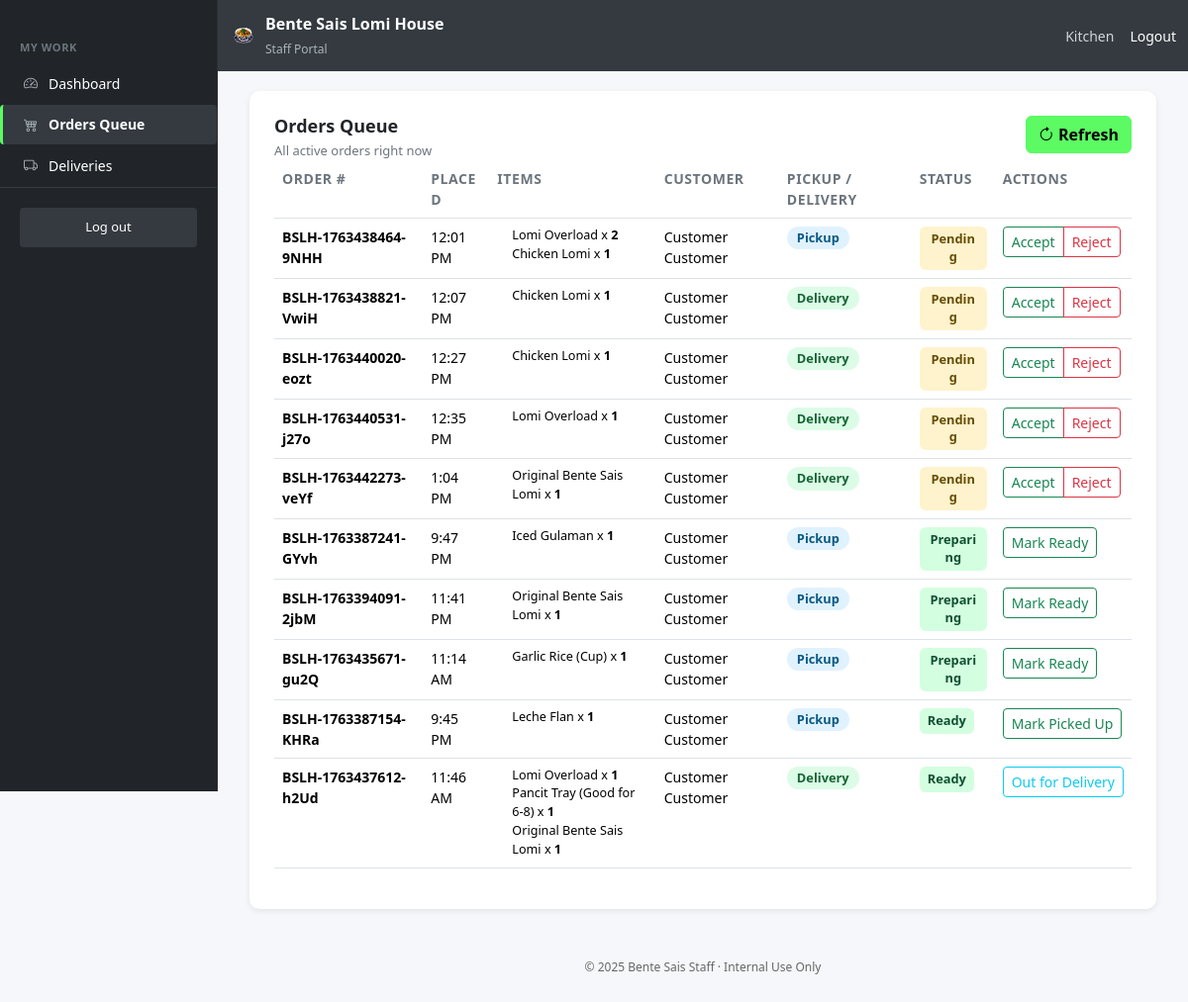
The page /staff/view_orders.php (signed in) on the database as committed earlier.
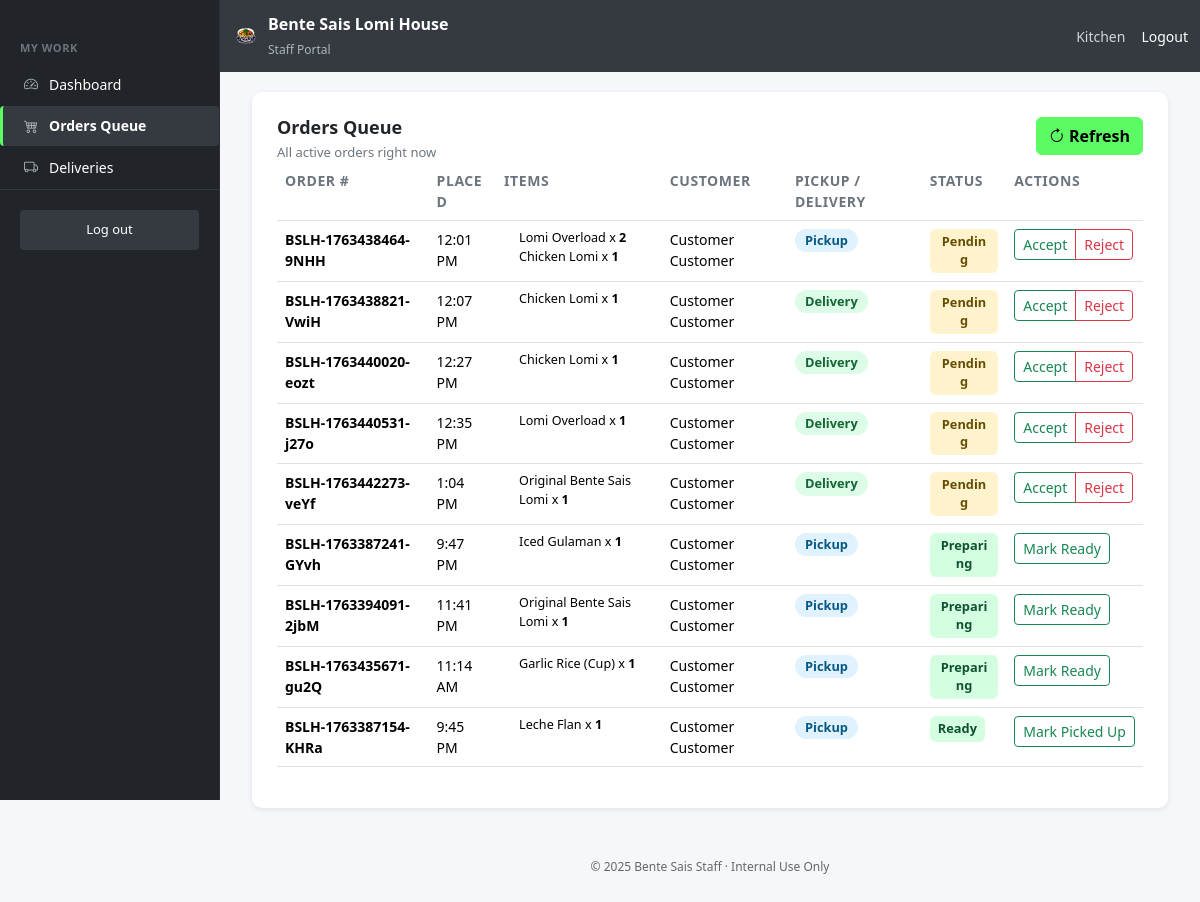
The same page on the database as committed later.
### tables this page shows
CREATE TABLE `orders` (
  `order_id` int(11) NOT NULL,
  `order_number` varchar(20) NOT NULL,
  `user_id` int(11) DEFAULT NULL,
  `order_type` enum('pickup','delivery') NOT NULL,
  `order_time` datetime NOT NULL,
  `preferred_time` datetime DEFAULT NULL,
  `status` enum('pending','confirmed','preparing','ready','out_for_delivery','delivered','completed','cancelled') DEFAULT 'pending',
  `subtotal` decimal(10,2) NOT NULL DEFAULT 0.00,
  `delivery_fee` decimal(10,2) NOT NULL DEFAULT 0.00,
  `tip_amount` decimal(10,2) NOT NULL DEFAULT 0.00,
  `total_amount` decimal(10,2) NOT NULL DEFAULT 0.00,
  `handler_id` int(11) DEFAULT NULL,
  `driver_id` int(11) DEFAULT NULL,
  `confirmed_at` datetime DEFAULT NULL,
  `preparing_at` datetime DEFAULT NULL,
  `ready_at` datetime DEFAULT NULL,
  `out_for_delivery_at` datetime DEFAULT NULL,
  `delivered_at` datetime DEFAULT NULL,
  `cancelled_at` datetime DEFAULT NULL,
  `created_at` datetime DEFAULT current_timestamp(),
  `updated_at` datetime DEFAULT current_timestamp() ON UPDATE current_timestamp()
);

CREATE TABLE `order_items` (
  `order_item_id` int(11) NOT NULL,
  `order_id` int(11) NOT NULL,
  `product_id` int(11) NOT NULL,
  `product_name` varchar(100) NOT NULL,
  `unit_price` decimal(10,2) NOT NULL,
  `quantity` int(11) NOT NULL DEFAULT 1,
  `total_price` decimal(10,2) NOT NULL,
  `special_instructions` text DEFAULT NULL,
  `created_at` datetime DEFAULT current_timestamp()
);

CREATE TABLE `order_customer_details` (
  `detail_id` int(11) NOT NULL,
  `order_id` int(11) NOT NULL,
  `customer_first_name` varchar(50) NOT NULL,
  `customer_last_name` varchar(50) NOT NULL,
  `customer_phone` varchar(20) NOT NULL,
  `customer_email` varchar(100) DEFAULT NULL,
  `order_notes` text DEFAULT NULL
);

### staff/view_orders.php (the view, shortened to what the changed rows need)
<?php
include __DIR__ . '/includes/header.php';
$orders_query = "
    SELECT
        o.order_id,
        o.order_number,
        o.order_type,
        o.status,
        o.created_at,
        ocd.customer_first_name,
        ocd.customer_last_name,
        opd.payment_method,
        opd.payment_status
    FROM orders o
    LEFT JOIN order_customer_details ocd ON o.order_id = ocd.order_id
    LEFT JOIN order_payment_details opd ON o.order_id = opd.order_id
    WHERE o.status NOT IN ('completed', 'delivered', 'cancelled')
    ORDER BY
        CASE o.status
            WHEN 'pending' THEN 1
            WHEN 'confirmed' THEN 2
            WHEN 'preparing' THEN 3
            WHEN 'ready' THEN 4
            WHEN 'out_for_delivery' THEN 5
            ELSE 6
        END,
        o.created_at ASC
    LIMIT 50;
";
$orders_result = $conn->query($orders_query);
?>
<div class="container-fluid">
  <main class="main-content">
    <section class="content-card">
      <div class="content-card-header">
        <div class="left">
          <h2>Orders Queue</h2>
        </div>
      </div>
      <div class="table-responsive">
        <table class="table table-hover orders-queue-table">
          <thead>
            <tr>
              <th>Order #</th>
              <th>Placed</th>
              <th>Items</th>
              <th>Customer</th>
              <th>Pickup / Delivery</th>
              <th>Status</th>
              <th>Actions</th>
            </tr>
          </thead>
          <tbody>
            <?php if ($orders_result && $orders_result->num_rows > 0): ?>
              <?php while($order = $orders_result->fetch_assoc()): ?>
                <?php
                  $status = $order['status'];
                  $status_map = [
                    'pending'         => 'badge-warning',
                    'confirmed'       => 'badge-success',
                    'preparing'       => 'badge-success',
                    'ready'           => 'badge-success',
                    'out_for_delivery'=> 'badge-success',
                  ];
                  $status_class   = $status_map[$status] ?? 'badge-secondary';
                  $customer_name  = htmlspecialchars(trim(($order['customer_first_name'] ?? '') . ' ' . ($order['customer_last_name'] ?? '')));
                  $order_id       = (int)$order['order_id'];
                  $payment_status = $order['payment_status'] ?? null;
                ?>
                <tr data-order-id="<?= $order_id ?>">
                  <td><strong><?= htmlspecialchars($order['order_number'] ?? $order_id) ?></strong></td>
                  <td><?= date('g:i A', strtotime($order['created_at'])) ?></td>
                  <td>
                    <ul class="list-unstyled mb-0" style="padding-left: 15px; font-size: 0.9em;">
                      <?php
                        $items_stmt = $conn->prepare("SELECT product_name, quantity FROM order_items WHERE order_id = ?");
                        $items_stmt->bind_param('i', $order_id);
                        $items_stmt->execute();
                        $items_result = $items_stmt->get_result();
                        while($item = $items_result->fetch_assoc()):
                      ?>
                        <li><?= htmlspecialchars($item['product_name']) ?> x <strong><?= (int)$item['quantity'] ?></strong></li>
                      <?php endwhile; $items_stmt->close(); ?>
                    </ul>
                  </td>
                  <td><?= $customer_name ?></td>
                  <td>
                    <?php if ($order['order_type'] == 'delivery'): ?>
                      <span class="delivery-badge">Delivery</span>
                    <?php else: ?>
                      <span class="pickup-badge">Pickup</span>
                    <?php endif; ?>
                  </td>
                  <td>
                    <span class="badge <?= $status_class ?> status-badge">
                      <?= htmlspecialchars(ucfirst(str_replace('_', ' ', $status))) ?>
                    </span>
                  </td>
                  <td class="actions-cell">
                    <div class="btn-group btn-group-sm">
                      <?php if ($status == 'pending'): ?>
                        <button class="btn btn-outline-success btn-action" data-action="confirm" data-id="<?= $order_id ?>">Accept</button>
                        <button class="btn btn-outline-danger btn-action" data-action="cancel" data-id="<?= $order_id ?>">Reject</button>
                      <?php elseif ($status == 'confirmed'): ?>
                        <button class="btn btn-outline-primary btn-action" data-action="prepare" data-id="<?= $order_id ?>">Start Prep</button>
                      <?php elseif ($status == 'preparing'): ?>
                        <button class="btn btn-outline-success btn-action" data-action="ready" data-id="<?= $order_id ?>">Mark Ready</button>
                      <?php elseif ($status == 'ready' && $order['order_type'] == 'delivery'): ?>
                        <button class="btn btn-outline-info btn-action" data-action="start_delivery" data-id="<?= $order_id ?>">Out for Delivery</button>
                      <?php elseif ($status == 'ready' && $order['order_type'] == 'pickup' && $payment_status === 'paid'): ?>
                        <button class="btn btn-outline-success btn-action" data-action="complete" data-id="<?= $order_id ?>">Mark Picked Up</button>
                      <?php elseif ($status == 'ready' && $order['order_type'] == 'pickup' && $payment_status !== 'paid'): ?>
                        <a href="pos_payment.php?order_id=<?= $order_id ?>" class="btn btn-outline-success">Take Payment</a>
                      <?php elseif ($status == 'out_for_delivery'): ?>
                         <button class="btn btn-outline-success btn-action" data-action="mark_delivered" data-id="<?= $order_id ?>">Mark Delivered</button>
                      <?php else: ?>
                         <button class="btn btn-sm btn-outline-secondary" disabled>View</button>
                      <?php endif; ?>
                    </div>
                  </td>
                </tr>
              <?php endwhile; ?>
            <?php else: ?>
              <tr>
                <td colspan="7" class="text-center text-muted">No active orders in the queue.</td>
              </tr>
            <?php endif; ?>
          </tbody>
        </table>
      </div>
    </section>
  </main>
</div>
<?php include __DIR__ . '/includes/footer.php'; ?>

Rows that differ between the two databases and show on the page:
no longer on this page (row edited): orders: order_number "BSLH-1763437612-h2Ud", created_at "11:46 AM", order_customer_details.customer_first_name+customer_last_name "Customer Customer", order_type "Delivery", status "Ready"
no longer on this page (row unchanged): order_items: product_name "Lomi Overload", quantity "1", shown under "BSLH-1763437612-h2Ud"
no longer on this page (row unchanged): order_items: product_name "Pancit Tray (Good for 6-8)", quantity "1", shown under "BSLH-1763437612-h2Ud"
no longer on this page (row unchanged): order_items: product_name "Original Bente Sais Lomi", quantity "1", shown under "BSLH-1763437612-h2Ud"
